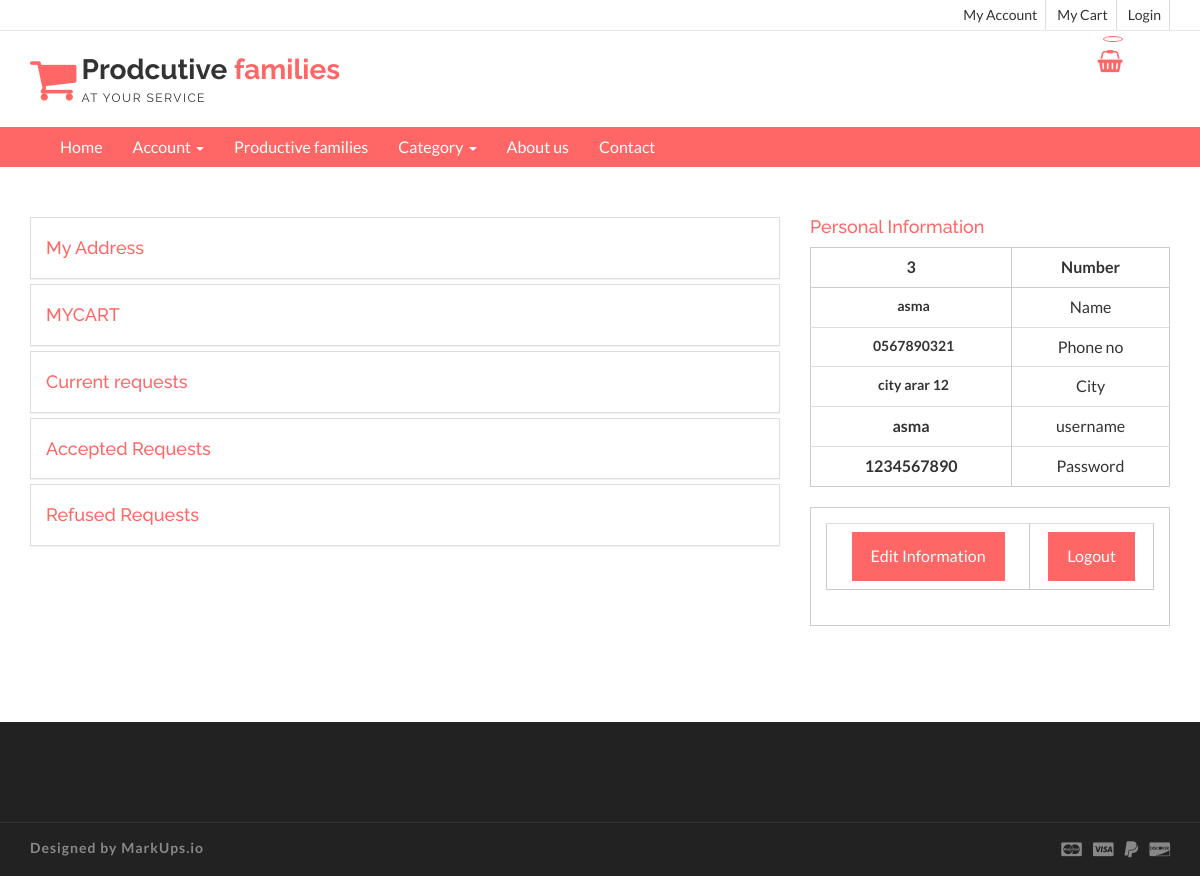
The app's page /clienthome.php?success (signed in) with its own data.
### tables this page shows
CREATE TABLE `client` (
  `clientid` int(11) NOT NULL,
  `cname` varchar(100) NOT NULL,
  `phoneno` varchar(50) NOT NULL,
  `address` varchar(200) NOT NULL,
  `username` varchar(50) NOT NULL,
  `password` varchar(50) NOT NULL
);

### clienthome.php (the view, shortened to what this page needs)
<!DOCTYPE html>
<html lang="en">
  <head>
    <link href="css/font-awesome.css" rel="stylesheet">
    <link href="css/bootstrap.css" rel="stylesheet">
    <link href="css/jquery.smartmenus.bootstrap.css" rel="stylesheet">
    <link rel="stylesheet" type="text/css" href="css/jquery.simpleLens.css">
    <link rel="stylesheet" type="text/css" href="css/slick.css">
    <link rel="stylesheet" type="text/css" href="css/nouislider.css">
    <link id="switcher" href="css/theme-color/default-theme.css" rel="stylesheet">
    <link href="css/sequence-theme.modern-slide-in.css" rel="stylesheet" media="all">
    <link href="css/style.css" rel="stylesheet">
  </head>
  <body>
  <header id="aa-header">
    <div class="aa-header-top">
      <div class="container">
        <div class="row">
          <div class="col-md-12">
            <div class="aa-header-top-area">
              <div class="aa-header-top-right">
                <ul class="aa-head-top-nav-right">
                  <li><a href="clienthome.php">My Account</a></li>
                   <li class="hidden-xs"><a href="clientcart.php">My Cart</a></li>
                 <li><a href="" data-toggle="modal" data-target="#login-modal">Login</a></li>
                </ul>
              </div>
            </div>
          </div>
        </div>
      </div>
    </div>
      <div class="aa-header-bottom">
      <div class="container">
        <div class="row">
          <div class="col-md-12">
            <div class="aa-header-bottom-area">
              <div class="aa-logo">
                <a href="index.html">
                  <span class="fa fa-shopping-cart"></span>
                  <p>Prodcutive <strong>families</strong> <span>at your service</span></p>
                </a>
              </div>
              <div class="aa-cartbox">
                <a class="aa-cart-link" href="#">
                  <span class="fa fa-shopping-basket"></span>
                  <span class="aa-cart-notify"></span>
                </a>
              </div>
            </div>
          </div>
        </div>
      </div>
    </div>
  </header>
  <section id="menu">
    <div class="container">
      <div class="menu-area">
        <div class="navbar navbar-default" role="navigation">
          <div class="navbar-collapse collapse">
            <ul class="nav navbar-nav">
              <li><a href="index.php">Home</a></li>
              <li><a href="#">Account <span class="caret"></span></a>
              </li>
              <li><a href="profamily.php">Productive families </a>
              </li>
              <li><a href="#">Category <span class="caret"></span></a>
              </li>
                 <li><a href="about.php">About us</a></li>
                <li><a href="contact.php">Contact</a></li>
            </ul>
          </div>
        </div>
      </div>
    </div>
  </section>
 <section id="checkout">
   <div class="container">
     <div class="row">
       <div class="col-md-12">
        <div class="checkout-area">
          <form action="">
            <div class="row">
              <div class="col-md-8">
                <div class="checkout-left">
                  <div class="panel-group" id="accordion">
                    <div class="panel panel-default aa-checkout-login">
                      <div class="panel-heading">
                        <h4 class="panel-title">
                          <a data-toggle="collapse" data-parent="#accordion" href="#collapseTwo1">
                            My Address
                          </a>
                        </h4>
                      </div>
                    </div>
                    <div class="panel panel-default aa-checkout-login">
                      <div class="panel-heading">
                        <h4 class="panel-title">
                          <a data-toggle="collapse" data-parent="#accordion" href="#collapseTwo">
                            MYCART
                          </a>
                        </h4>
                      </div>
                    </div>
                    <div class="panel panel-default aa-checkout-billaddress">
                      <div class="panel-heading">
                        <h4 class="panel-title">
                          <a data-toggle="collapse" data-parent="#accordion" href="#collapseThree">
                            Current requests
                          </a>
                        </h4>
                      </div>
                    </div>
                      <div class="panel panel-default aa-checkout-billaddress">
                      <div class="panel-heading">
                        <h4 class="panel-title">
                          <a data-toggle="collapse" data-parent="#accordion" href="#collapseThree1">
                           Accepted Requests
                          </a>
                        </h4>
                      </div>
                    </div>
                       <div class="panel panel-default aa-checkout-billaddress">
                      <div class="panel-heading">
                        <h4 class="panel-title">
                          <a data-toggle="collapse" data-parent="#accordion" href="#collapseThree2">
                           Refused Requests
                          </a>
                        </h4>
                      </div>
                    </div>
                  </div>
                </div>
              </div>
              <div class="col-md-4">
                <div class="checkout-right">
                  <h4>Personal Information </h4>
                  <div class="aa-order-summary-area">
                       <table class="table table-responsive">
            <?php
require 'config.php';
 $clientid=$_SESSION['clientid'];
$result = mysqli_query($con,"SELECT * FROM client where clientid= '$clientid' ")
or die(mysqli_error());
while($row = mysqli_fetch_array( $result )) {
?>
                      <thead>
                        <tr>
                          <th><?php echo '<span class="color">' . $row['clientid'] . '</span>'; ?></th>
                          <th>Number</th>
                        </tr>
                      </thead>
                      <tbody>
                        <tr>
                          <td> <strong><?php echo '<span class="color">' . $row['cname'] . '</span>'; ?>  </strong></td>
                          <td>Name </td>
                        </tr>
                        <tr>
                          <td> <strong> <?php echo '<span class="color">' . $row['phoneno'] . '</span>'; ?></strong></td>
                          <td>Phone no</td>
                        </tr>
                          <tr>
                          <td> <strong><?php echo '<span class="color">' . $row['address'] . '</span>'; ?>  </strong></td>
                          <td>City </td>
                        </tr>
                      </tbody>
                      <tfoot>
                        <tr>
                          <th><?php echo '<span class="color">' . $row['username'] . '</span>'; ?></th>
                          <td>username</td>
                        </tr>
                         <tr>
                          <th><?php echo '<span class="color">' . $row['password'] . '</span>'; ?></th>
                          <td>Password</td>
                        </tr>
                      </tfoot>
                    </table>
                      <div class="aa-payment-method" >
                          <table class="table table-responsive">
                          <tr align="center"><td>
                      <a href="editclientdata.php?clientid=<?php echo htmlentities($row['clientid']);?>" class="aa-browse-btn">Edit Information</a></td>
                      <td>
                    <a href="signout.php?clientid=<?php echo htmlentities($row['clientid']);?>" class="aa-browse-btn">Logout</a></td> </tr></table>
                      <?php
}
?>
                </div>
              </div>
            </div>
         </div>
       </div>
     </div>
   </div>
 </section>
  <footer id="aa-footer">
    <div class="aa-footer-top">
    </div>
    <div class="aa-footer-bottom">
      <div class="container">
        <div class="row">
        <div class="col-md-12">
          <div class="aa-footer-bottom-area">
            <p>Designed by <a href="http://www.markups.io/">MarkUps.io</a></p>
            <div class="aa-footer-payment">
              <span class="fa fa-cc-mastercard"></span>
              <span class="fa fa-cc-visa"></span>
              <span class="fa fa-paypal"></span>
              <span class="fa fa-cc-discover"></span>
            </div>
          </div>
        </div>
      </div>
      </div>
    </div>
  </footer>
  </body>
</html>

### css/theme-color/default-theme.css (style rules this page uses)
.aa-browse-btn { background-color: #ff6666; border: 1px solid #ff6666; }
#aa-header .aa-header-bottom .aa-header-bottom-area .aa-logo a > span { color: #ff6666; }
#aa-header .aa-header-bottom .aa-header-bottom-area .aa-logo a strong { color: #ff6666; }
#aa-header .aa-header-bottom .aa-cartbox .aa-cart-link { color: #ff6666; }
#aa-header .aa-header-bottom .aa-cartbox .aa-cart-link .aa-cart-notify { border: 1px solid #ff6666; color: #ff6666; }
#aa-header .aa-header-bottom .aa-cartbox .aa-cart-link .aa-cart-notify:after { border-top-color: #ff6666; }
#menu { background-color: #ff6666; }
#checkout .checkout-area .checkout-left .panel-group .panel-default .panel-heading .panel-title a { color: #ff6666; }
#checkout .checkout-area .checkout-right h4 { color: #ff6666; }

### records on screen
client: clientid "3", cname "asma", phoneno "0567890321", address "city arar 12", username "asma", password "1234567890"
